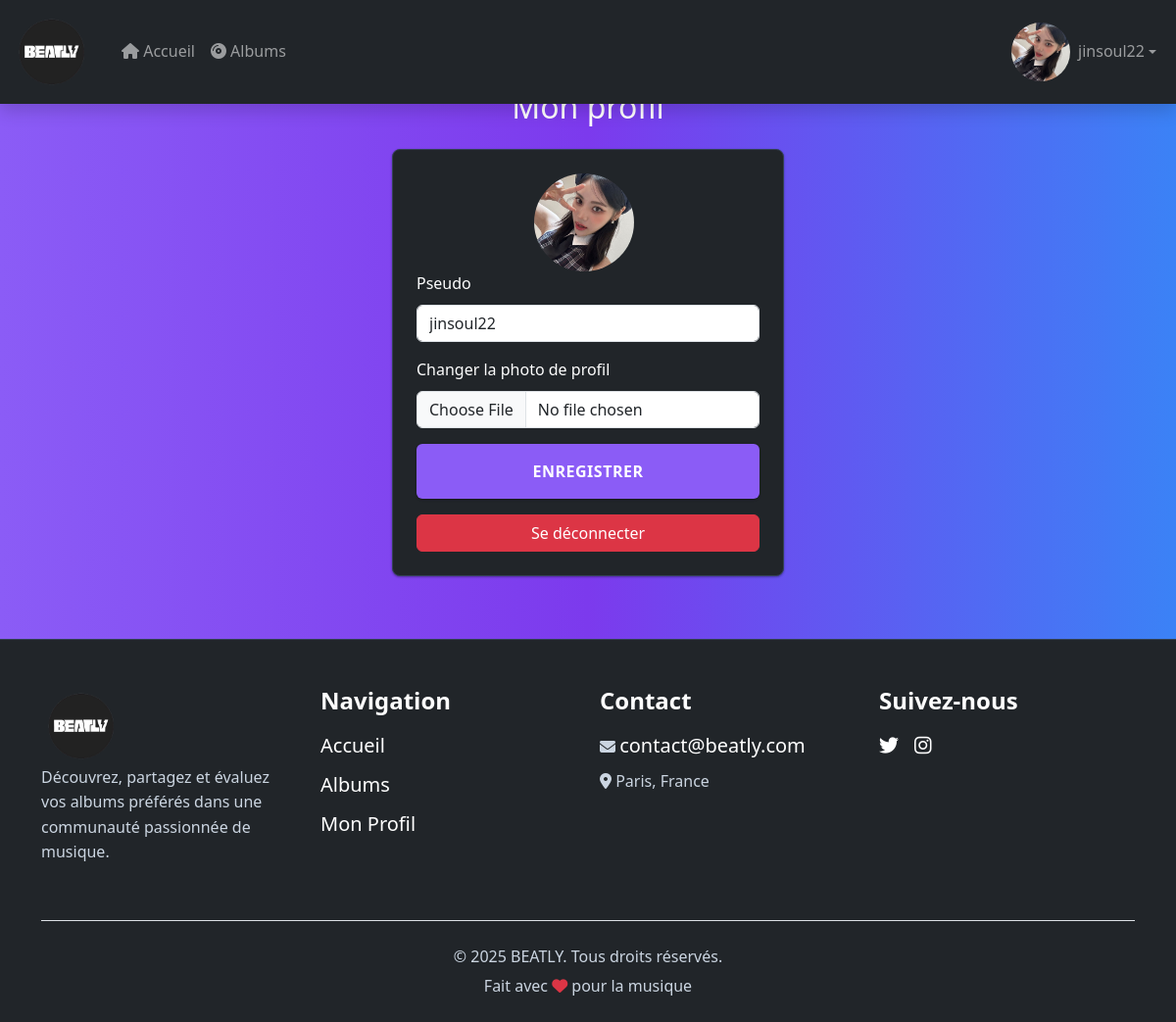
The app's page /profil.php (signed in) with its own data.
### tables this page shows
CREATE TABLE IF NOT EXISTS `users` (
  `id` int(11) NOT NULL AUTO_INCREMENT,
  `username` varchar(50) NOT NULL,
  `email` varchar(100) NOT NULL,
  `password` varchar(255) NOT NULL,
  `role` enum('user','admin') DEFAULT 'user',
  `profile_picture` varchar(255) DEFAULT NULL,
  `created_at` timestamp NOT NULL DEFAULT current_timestamp(),
  PRIMARY KEY (`id`),
  UNIQUE KEY `username` (`username`),
  UNIQUE KEY `email` (`email`)
);

### inc/functions.inc.php (called while the page is built, shortened)
<?php
require_once __DIR__ . '/config.inc.php';
function getUserById(int $id): ?array {
    global $pdo;
    $stmt = $pdo->prepare("SELECT * FROM users WHERE id = :id");
    $stmt->execute(['id' => $id]);
    return $stmt->fetch(PDO::FETCH_ASSOC) ?: null;
}

### profil.php (the view, shortened to what this page needs)
<?php
require_once __DIR__ . '/inc/config.inc.php';
require_once __DIR__ . '/inc/functions.inc.php';
require_once __DIR__ . '/inc/header.inc.php';
?>
<h2 class="text-center text-white mb-4">Mon profil</h2>
<div class="card bg-dark text-white mx-auto" style="max-width: 400px;">
    <div class="card-body text-center d-flex flex-column align-items-center justify-content-center p-4">
        <img src="assets/img/avatars/<?= htmlspecialchars($user['profile_picture'] ?? 'default.jpg') ?>"  class="rounded-circle me-2" width="102" height="100" style="object-fit: cover;" <?= htmlspecialchars($user['username']) ?>">
        <form method="POST" enctype="multipart/form-data" class="w-100">
            <div class="mb-3 text-start">
                <label for="pseudo" class="form-label">Pseudo</label>
                <input type="text" name="pseudo" id="pseudo" class="form-control" value="<?= htmlspecialchars($user['username']) ?>" required>
            </div>
            <div class="mb-3 text-start">
                <label for="avatar" class="form-label">Changer la photo de profil</label>
                <input type="file" name="avatar" id="avatar" class="form-control" accept="image/*">
            </div>
            <button type="submit" class="btn btn-primary w-100">Enregistrer</button>
        </form>
        <form method="post" action="logout.php" class="mt-3 w-100">
            <button type="submit" class="btn btn-danger w-100">Se déconnecter</button>
        </form>
    </div>
</div>
<?php require_once __DIR__ . '/inc/footer.inc.php'; ?>

### inc/header.inc.php (shortened to what this page needs)
<?php
$user = isset($_SESSION['user_id']) ? getUserById($_SESSION['user_id']) : null;
$avatar = 'default.jpg';
if ($user && !empty($user['profile_picture'])) {
    $avatar = htmlspecialchars($user['profile_picture']);
}
?>
<!DOCTYPE html>
<html lang="fr">
<head>
    <link href="https://cdn.jsdelivr.net/npm/bootstrap@5.3.3/dist/css/bootstrap.min.css" rel="stylesheet" />
    <link rel="stylesheet" href="https://cdn.jsdelivr.net/npm/bootstrap-icons@1.11.3/font/bootstrap-icons.min.css" />
    <link rel="stylesheet" href="https://cdnjs.cloudflare.com/ajax/libs/font-awesome/6.5.0/css/all.min.css" />
    <link rel="stylesheet" href="<?= RACINE_SITE ?>assets/css/style.css" />
</head>
<body>
<header>
    <nav class="navbar navbar-expand-lg fixed-top bg-dark navbar-dark shadow">
        <div class="container-fluid">
            <h1 class="m-0">
                <a class="navbar-brand fw-bold d-flex align-items-center" href="<?= RACINE_SITE ?>index.php">
                    <img src="<?= RACINE_SITE ?>assets/img/logo/logo.png" alt="Logo" height="80" class="me-2">
                </a>
            </h1>
            <div class="collapse navbar-collapse" id="navbarContent">
                <ul class="navbar-nav me-auto mb-2 mb-lg-0">
                    <li class="nav-item">
                        <a class="nav-link" href="<?= RACINE_SITE ?>index.php">
                            <i class="fa-solid fa-house"></i> Accueil
                        </a>
                    </li>
                    <li class="nav-item">
                        <a class="nav-link" href="<?= RACINE_SITE ?>albums.php">
                            <i class="fa-solid fa-compact-disc"></i> Albums
                        </a>
                    </li>
                </ul>
                <ul class="navbar-nav mb-2 mb-lg-0">
                    <?php if ($user): ?>
                        <li class="nav-item dropdown">
                            <a class="nav-link dropdown-toggle d-flex align-items-center" href="#" id="userDropdown"
                               role="button" data-bs-toggle="dropdown" aria-expanded="false">
                                <img src="<?= RACINE_SITE ?>assets/img/avatars/<?= $avatar ?>"
                                     alt="Avatar de <?= htmlspecialchars($user['username']) ?>"
                                     class="rounded-circle me-2" width="60" height="60" style="object-fit: cover;">
                                <?= htmlspecialchars($user['username']) ?>
                            </a>
                        </li>
                    <?php endif; ?>
                </ul>
            </div>
        </div>
    </nav>
</header>
<main class="container" style="padding-top: 90px;">

### assets/css/style.css (style rules this page uses)
* { box-sizing: border-box; margin: 0; padding: 0; }
:root { --accent: #8b5cf6; --accent-hover: #7c3aed; --accent-gradient: linear-gradient(135deg, #8b5cf6 0%, #3b82f6 100%); --accent-secondary: #8b5cf640; --text-primary: #fdfdfd; --text-secondary: #cbd5e1; --bg-primary: #0f172a; --bg-secondary: #1e293b; --bg-dark: #0f172a; --border-color: #334155; --shadow-color: rgba(139, 92, 246, 0.3); }
body { font-family: "Segoe UI", Tahoma, Geneva, Verdana, sans-serif; background: linear-gradient(90deg, #8b5cf6 0%, #7c3aed 50%, #3b82f6 100%); color: var(--text-primary); line-height: 1.6; }
a { color: var(--accent); text-decoration: none; transition: color 0.3s ease; font-size: 1.25rem; }
.btn-primary { background: var(--accent); border: none; padding: 1rem 2.5rem; font-weight: 600; font-size: 1rem; border-radius: 6px; box-shadow: 0 1px 3px rgba(0, 0, 0, 0.12), 0 1px 2px rgba(0, 0, 0, 0.24); transition: all 0.2s ease; color: #fff; text-transform: uppercase; letter-spacing: 0.5px; }
main { margin-bottom: 4rem; }
.card { border-radius: 8px; background: var(--bg-secondary); border: 1px solid var(--border-color); color: var(--accent); box-shadow: 0 1px 3px rgba(0, 0, 0, 0.12), 0 1px 2px rgba(0, 0, 0, 0.24); transition: all 0.2s ease; }
.card-body { display: flex; flex-direction: column; justify-content: space-between; padding: 1rem; color: var(--text-primary); }

### records on screen
users: profile_picture (picture), username "jinsoul22", pseudo "jinsoul22"

### other values on screen
SITE_NAME "BEATLY"
